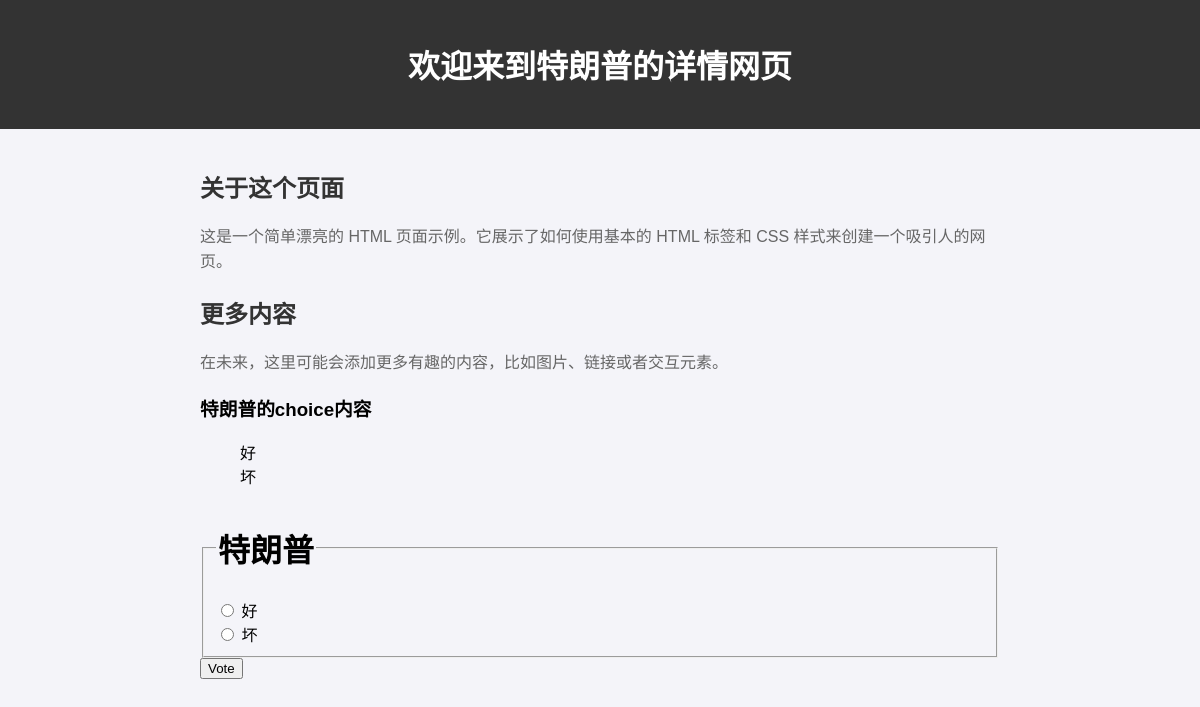
The page /polls/1/ on the database its author committed.
### polls/models.py (models this page shows, shortened)
class Question(models.Model):
    question_text = models.CharField(max_length=200)
    pub_date = models.DateTimeField("date published")
    def __str__(self):
        return self.question_text

class Choice(models.Model):
    question = models.ForeignKey(Question, on_delete=models.CASCADE)
    choice_text = models.CharField(max_length=200)
    votes = models.IntegerField(default=0)

### polls/views.py (the view)
# urls.py: path("<int:pk>/", views.DetailView.as_view(), name="detail"),
class DetailView(generic.DetailView):
    model = Question
    template_name = "detail.html"

### templates/detail.html (shortened to what this page needs)
<!DOCTYPE html>
<html lang="zh-CN">
<head>
</head>
<body>
<header>
    <h1>欢迎来到{{ question }}的详情网页</h1>
</header>
<main>
    <h2>关于这个页面</h2>
    <p>这是一个简单漂亮的 HTML 页面示例。它展示了如何使用基本的 HTML 标签和 CSS 样式来创建一个吸引人的网页。</p>
    <h2>更多内容</h2>
    <p>在未来，这里可能会添加更多有趣的内容，比如图片、链接或者交互元素。</p>
    <h3>{{ question.question_text }}的choice内容</h3>
    {% if question.choice_set.all %}
        <ul>
            {% for choice in question.choice_set.all %}
                <li>{{ choice.choice_text }}</li>
            {% endfor %}
        </ul>
    {% else %}
        <p>no choice data</p>
    {% endif %}
    <form action="{% url 'polls:vote' question.id %}" method="post">
        <fieldset>
            <legend><h1>{{ question.question_text }}</h1></legend>
            {% for choice in question.choice_set.all %}
                <input type="radio" name="choice" id="choice{{ forloop.counter }}" value="{{ choice.id }}">
                <label for="choice{{ forloop.counter }}">{{ choice.choice_text }}</label><br>
            {% endfor %}
        </fieldset>
        <input type="submit" value="Vote">
    </form>
</main>
</body>
</html>

### rows shown on the page
Question: question_text "特朗普"
Choice: choice_text "好"
Choice: choice_text "坏"
